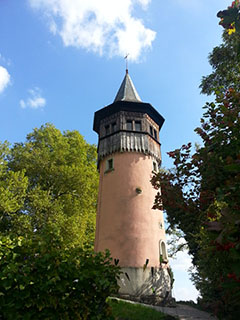
//> input picture Ch6/image/pixel_test.jpg, 240 x 320 px
$ ./calc_histogram2   (built with g++ and OpenCV 4)
//> lines starting //> are read from the running program, lines starting //| are printed output that depends on the picture
#include <opencv2/opencv.hpp>
using namespace cv;
using namespace std;

void calc_Histo(const Mat &image, Mat &hist, int bins, int range_max = 256)
{
	int histSize[] = {bins};			   // 히스토그램 계급개수
	float range[] = {0, (float)range_max}; // 채널 화소값 범위
	int channels[] = {0};				   // 채널 목록 - 단일 채널
	const float *ranges[] = {range};

	calcHist(&image, 1, channels, Mat(), hist, 1, histSize, ranges);
}

int main()
{
	Mat image = imread("../image/pixel_test.jpg", IMREAD_GRAYSCALE);
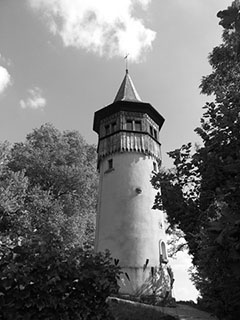
//> image: 320 rows x 240 cols, CV_8UC1; min 0, max 255, mean 115.7
	CV_Assert(!image.empty());

	Mat hist, hist_img;
	calc_Histo(image, hist, 256); // 히스토그램 계산
//> in calc_Histo, `calcHist(&image, 1, channels, Mat(), hist, 1, histSize, ranges);`: hist = 256 values, max 1234 at index 171, min 73 at index 1, mean 300

	cout << hist.t() << endl;
//> (printed output is left out)

	imshow("image", image);
	waitKey();
	return 0;
}

$ run again, with Ch6/image/add1.jpg copied over Ch6/image/pixel_test.jpg
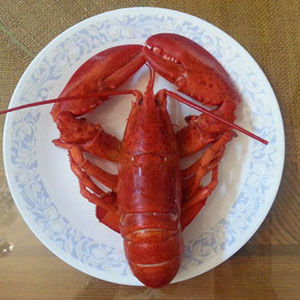
//> input picture Ch6/image/add1.jpg, 300 x 300 px
//> `Mat image = imread("../image/pixel_test.jpg", IMREAD_GRAYSCALE);`:
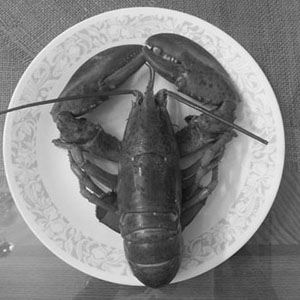
//> image: 300 rows x 300 cols, CV_8UC1; min 15, max 251, mean 131
//> in calc_Histo, `calcHist(&image, 1, channels, Mat(), hist, 1, histSize, ranges);`: hist = 256 values, max 896 at index 79, min 0 at index 0, mean 351.6
//> (printed output is left out)

$ run again, with Ch6/image/add2.jpg copied over Ch6/image/pixel_test.jpg
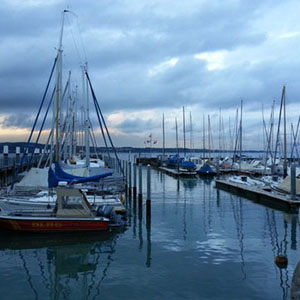
//> input picture Ch6/image/add2.jpg, 300 x 300 px
//> `Mat image = imread("../image/pixel_test.jpg", IMREAD_GRAYSCALE);`:
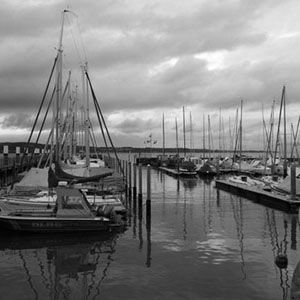
//> image: 300 rows x 300 cols, CV_8UC1; min 0, max 255, mean 124.2
//> in calc_Histo, `calcHist(&image, 1, channels, Mat(), hist, 1, histSize, ranges);`: hist = 256 values, max 877 at index 186, min 3 at index 255, mean 351.6
//> (printed output is left out)

$ run again, with Ch6/image/bright - 복사본.jpg copied over Ch6/image/pixel_test.jpg
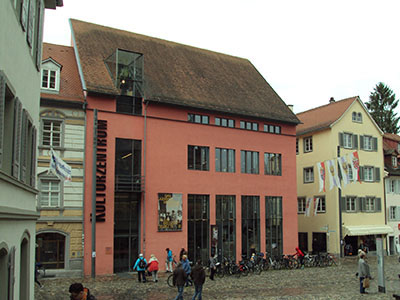
//> input picture Ch6/image/bright - 복사본.jpg, 400 x 300 px
//> `Mat image = imread("../image/pixel_test.jpg", IMREAD_GRAYSCALE);`:
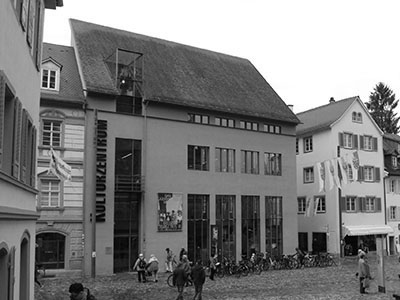
//> image: 300 rows x 400 cols, CV_8UC1; min 0, max 255, mean 127.2
//> in calc_Histo, `calcHist(&image, 1, channels, Mat(), hist, 1, histSize, ranges);`: hist = 256 values, max 19870 at index 255, min 5 at index 237, mean 468.8
//> (printed output is left out)
